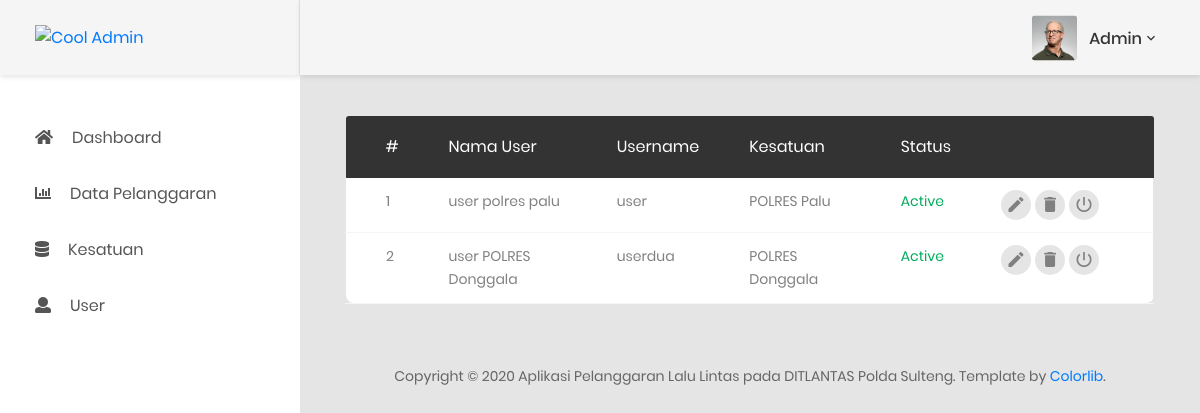
The page /page/admin/user-manage (signed in) on the database its author committed.
### tables this page shows
CREATE TABLE `tbl_user` (
  `id_user` int(11) NOT NULL,
  `nama_user` varchar(255) NOT NULL,
  `username` varchar(255) NOT NULL,
  `password` varchar(255) NOT NULL,
  `level` varchar(50) NOT NULL,
  `id_kesatuan` int(11) NOT NULL,
  `tanggal_buat` timestamp NOT NULL DEFAULT current_timestamp(),
  `tanggal_pembaruan` timestamp NOT NULL DEFAULT current_timestamp() ON UPDATE current_timestamp(),
  `status` int(1) NOT NULL
);

CREATE TABLE `tbl_kesatuan` (
  `id_kesatuan` int(11) NOT NULL,
  `nama_kesatuan` varchar(255) NOT NULL,
  `alamat` varchar(255) NOT NULL,
  `status` int(1) NOT NULL
);

### page/admin/user-manage.php (the view, shortened to what this page needs)
<?php
if ($_SESSION['level'] == 'user') {
    header('Location: ../../page/user/dashboard');
    exit;
} else if ($_SESSION['level'] == 'admin') {
    include '../../controller/config.php';
    include '../../view/header.php';
?>
    </head>
    <body class="animsition">
        <div class="page-wrapper">
            <?php include '../../view/aside-admin.php'; ?>
            <div class="page-container">
                <?php include '../../view/header-desktop.php'; ?>
                <div class="main-content">
                    <div class="section__content section__content--p30">
                        <div class="container-fluid">
                            <div class="row">
                                <div class="col-md-12">
                                    <div class="table-responsive m-b-40">
                                        <table class="table table-borderless table-data3">
                                            <thead>
                                                <tr>
                                                    <th>#</th>
                                                    <th>Nama User</th>
                                                    <th>Username</th>
                                                    <th>Kesatuan</th>
                                                    <th>Status</th>
                                                    <th></th>
                                                </tr>
                                            </thead>
                                            <tbody>
                                                <?php
                                                $queryUser = mysqli_query($conn, "SELECT tbl_user.id_user,tbl_user.nama_user,tbl_user.username,tbl_user.id_kesatuan,tbl_user.status,tbl_kesatuan.nama_kesatuan from tbl_user INNER JOIN tbl_kesatuan ON tbl_user.id_kesatuan=tbl_kesatuan.id_kesatuan where tbl_user.level='user' ORDER BY tbl_user.id_kesatuan");
                                                $row_count_user = mysqli_num_rows($queryUser);
                                                $numberUser = 1;
                                                if ($row_count_user == 0) {
                                                ?>
                                                    <tr>
                                                        <td colspan="5">
                                                            <h3 style="color:red;text-align:center">No user found</h3>
                                                        </td>
                                                    </tr>
                                                    <?php
                                                } else {
                                                    while ($rowUser = mysqli_fetch_array($queryUser)) { ?>
                                                        <tr>
                                                            <td><?= $numberUser++; ?></td>
                                                            <td><?= htmlentities($rowUser['nama_user']); ?></td>
                                                            <td><?= htmlentities($rowUser['username']); ?></td>
                                                            <td><?= htmlentities($rowUser['nama_kesatuan']); ?></td>
                                                            <?php if ($rowUser['status'] == 1) { ?>
                                                                <td class="process">Active</td>
                                                                <td>
                                                                    <div class="table-data-feature">
                                                                        <a href="user-edit?id=<?= $rowUser['id_user'] ?>" class="mr-1"><button class="item" data-toggle="tooltip" data-placement="top" title="Edit">
                                                                                <i class="zmdi zmdi-edit"></i>
                                                                            </button></a>
                                                                        <a href="user-delete?id=<?= $rowUser['id_user'] ?>" class="mr-1"><button class="item" data-toggle="tooltip" data-placement="top" title="Delete">
                                                                                <i class="zmdi zmdi-delete"></i>
                                                                            </button></a>
                                                                        <a href="user-disactived?id=<?= $rowUser['id_user'] ?>"" class=" mr-1"><button class="item" data-toggle="tooltip" data-placement="top" title="Disactived">
                                                                                <i class="zmdi zmdi-power"></i>
                                                                            </button></a>
                                                                    </div>
                                                                </td>
                                                            <?php } else if ($rowUser['status'] == 2) { ?>
                                                                <td class="denied">Not Actived</td>
                                                                <td>
                                                                    <div class="table-data-feature">
                                                                        <a href="user-edit?id=<?= $rowUser['id_user'] ?>" class="mr-1"><button class="item" data-toggle="tooltip" data-placement="top" title="Edit">
                                                                                <i class="zmdi zmdi-edit"></i>
                                                                            </button></a>
                                                                        <a href="user-delete?id=<?= $rowUser['id_user'] ?>" class="mr-1"><button class="item" data-toggle="tooltip" data-placement="top" title="Delete">
                                                                                <i class="zmdi zmdi-delete"></i>
                                                                            </button></a>
                                                                        <a href="user-actived?id=<?= $rowUser['id_user'] ?>"" class=" mr-1"><button class="item" data-toggle="tooltip" data-placement="top" title="Actived">
                                                                                <i class="zmdi zmdi-power"></i>
                                                                            </button></a>
                                                                    </div>
                                                                </td>
                                                            <?php } ?>
                                                        </tr>
                                                    <?php } ?>
                                                <?php } ?>
                                            </tbody>
                                        </table>
                                    </div>
                                </div>
                            </div>
                            <?php include '../../view/copyright.php'; ?>
                        </div>
                    </div>
                </div>
            </div>
        </div>
    <?php
    include '../../view/footer.php';
} else {
    header('Location: ../');
} ?>

### rows shown on the page
tbl_user: nama_user "user polres palu", username "user", id_kesatuan.nama_kesatuan "POLRES Palu"
tbl_user: nama_user "user POLRES Donggala", username "userdua", id_kesatuan.nama_kesatuan "POLRES Donggala"

### other values the page prints
$_SESSION['login'] "Admin"
